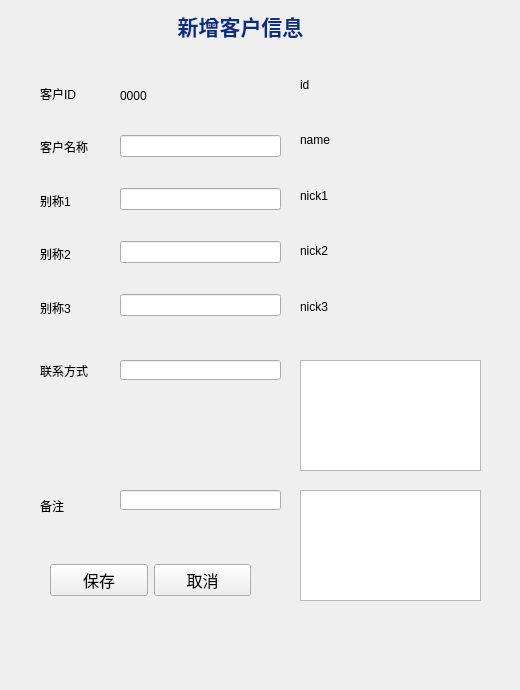
<?xml version="1.0" encoding="UTF-8"?>
<ui version="4.0">
 <class>Form</class>
 <widget class="QWidget" name="Form">
  <property name="geometry">
   <rect>
    <x>0</x>
    <y>0</y>
    <width>520</width>
    <height>690</height>
   </rect>
  </property>
  <property name="focusPolicy">
   <enum>Qt::StrongFocus</enum>
  </property>
  <property name="windowTitle">
   <string>Form</string>
  </property>
  <property name="autoFillBackground">
   <bool>true</bool>
  </property>
  <widget class="QTextBrowser" name="textBrowser_remark">
   <property name="geometry">
    <rect>
     <x>300</x>
     <y>490</y>
     <width>181</width>
     <height>111</height>
    </rect>
   </property>
   <property name="frameShadow">
    <enum>QFrame::Plain</enum>
   </property>
   <property name="lineWidth">
    <number>0</number>
   </property>
  </widget>
  <widget class="QLabel" name="label_13">
   <property name="geometry">
    <rect>
     <x>160</x>
     <y>10</y>
     <width>161</width>
     <height>31</height>
    </rect>
   </property>
   <property name="text">
    <string>&lt;html&gt;&lt;head/&gt;&lt;body&gt;&lt;p align=&quot;center&quot;&gt;&lt;span style=&quot; font-size:16pt; font-weight:600; color:#042d8d;&quot;&gt;新增客户信息&lt;/span&gt;&lt;/p&gt;&lt;/body&gt;&lt;/html&gt;</string>
   </property>
  </widget>
  <widget class="QWidget" name="verticalLayoutWidget">
   <property name="geometry">
    <rect>
     <x>40</x>
     <y>70</y>
     <width>61</width>
     <height>261</height>
    </rect>
   </property>
   <layout class="QVBoxLayout" name="verticalLayout">
    <item>
     <widget class="QLabel" name="label">
      <property name="text">
       <string>客户ID</string>
      </property>
     </widget>
    </item>
    <item>
     <widget class="QLabel" name="label_2">
      <property name="text">
       <string>客户名称</string>
      </property>
     </widget>
    </item>
    <item>
     <widget class="QLabel" name="label_3">
      <property name="text">
       <string>别称1</string>
      </property>
     </widget>
    </item>
    <item>
     <widget class="QLabel" name="label_4">
      <property name="text">
       <string>别称2</string>
      </property>
     </widget>
    </item>
    <item>
     <widget class="QLabel" name="label_5">
      <property name="text">
       <string>别称3</string>
      </property>
     </widget>
    </item>
   </layout>
  </widget>
  <widget class="QWidget" name="verticalLayoutWidget_2">
   <property name="geometry">
    <rect>
     <x>120</x>
     <y>110</y>
     <width>161</width>
     <height>231</height>
    </rect>
   </property>
   <layout class="QVBoxLayout" name="verticalLayout_2">
    <item>
     <widget class="QLineEdit" name="lineEdit_name"/>
    </item>
    <item>
     <widget class="QLineEdit" name="lineEdit_nick1"/>
    </item>
    <item>
     <widget class="QLineEdit" name="lineEdit_nick2"/>
    </item>
    <item>
     <widget class="QLineEdit" name="lineEdit_nick3"/>
    </item>
   </layout>
  </widget>
  <widget class="QWidget" name="verticalLayoutWidget_3">
   <property name="geometry">
    <rect>
     <x>300</x>
     <y>60</y>
     <width>181</width>
     <height>271</height>
    </rect>
   </property>
   <layout class="QVBoxLayout" name="verticalLayout_3">
    <item>
     <widget class="QLabel" name="label_id">
      <property name="text">
       <string>id</string>
      </property>
     </widget>
    </item>
    <item>
     <widget class="QLabel" name="label_name">
      <property name="text">
       <string>name</string>
      </property>
     </widget>
    </item>
    <item>
     <widget class="QLabel" name="label_nick1">
      <property name="text">
       <string>nick1</string>
      </property>
     </widget>
    </item>
    <item>
     <widget class="QLabel" name="label_nick2">
      <property name="text">
       <string>nick2</string>
      </property>
     </widget>
    </item>
    <item>
     <widget class="QLabel" name="label_nick3">
      <property name="text">
       <string>nick3</string>
      </property>
     </widget>
    </item>
   </layout>
  </widget>
  <widget class="QTextBrowser" name="textBrowser_contact">
   <property name="geometry">
    <rect>
     <x>300</x>
     <y>360</y>
     <width>181</width>
     <height>111</height>
    </rect>
   </property>
   <property name="frameShadow">
    <enum>QFrame::Plain</enum>
   </property>
   <property name="lineWidth">
    <number>0</number>
   </property>
  </widget>
  <widget class="QLabel" name="label_7">
   <property name="geometry">
    <rect>
     <x>40</x>
     <y>480</y>
     <width>59</width>
     <height>52</height>
    </rect>
   </property>
   <property name="text">
    <string>备注</string>
   </property>
  </widget>
  <widget class="QLabel" name="label_6">
   <property name="geometry">
    <rect>
     <x>40</x>
     <y>340</y>
     <width>59</width>
     <height>61</height>
    </rect>
   </property>
   <property name="text">
    <string>联系方式</string>
   </property>
  </widget>
  <widget class="QLineEdit" name="lineEdit_contact">
   <property name="geometry">
    <rect>
     <x>120</x>
     <y>360</y>
     <width>161</width>
     <height>20</height>
    </rect>
   </property>
  </widget>
  <widget class="QLineEdit" name="lineEdit_remark">
   <property name="geometry">
    <rect>
     <x>120</x>
     <y>490</y>
     <width>161</width>
     <height>20</height>
    </rect>
   </property>
  </widget>
  <widget class="QWidget" name="horizontalLayoutWidget">
   <property name="geometry">
    <rect>
     <x>50</x>
     <y>550</y>
     <width>201</width>
     <height>61</height>
    </rect>
   </property>
   <layout class="QHBoxLayout" name="horizontalLayout">
    <item>
     <widget class="QPushButton" name="pushButton_save">
      <property name="font">
       <font>
        <family>宋体</family>
        <pointsize>12</pointsize>
        <weight>50</weight>
        <bold>false</bold>
       </font>
      </property>
      <property name="text">
       <string>保存</string>
      </property>
     </widget>
    </item>
    <item>
     <widget class="QPushButton" name="pushButton_cancel">
      <property name="font">
       <font>
        <family>宋体</family>
        <pointsize>12</pointsize>
        <weight>50</weight>
        <bold>false</bold>
       </font>
      </property>
      <property name="text">
       <string>取消</string>
      </property>
     </widget>
    </item>
   </layout>
  </widget>
  <widget class="QLabel" name="label_customerID">
   <property name="geometry">
    <rect>
     <x>120</x>
     <y>80</y>
     <width>101</width>
     <height>31</height>
    </rect>
   </property>
   <property name="text">
    <string>0000</string>
   </property>
  </widget>
 </widget>
 <resources/>
 <connections>
  <connection>
   <sender>pushButton_save</sender>
   <signal>clicked()</signal>
   <receiver>Form</receiver>
   <slot>saveToSqlite()</slot>
   <hints>
    <hint type="sourcelabel">
     <x>95</x>
     <y>568</y>
    </hint>
    <hint type="destinationlabel">
     <x>91</x>
     <y>218</y>
    </hint>
   </hints>
  </connection>
  <connection>
   <sender>lineEdit_name</sender>
   <signal>textChanged(QString)</signal>
   <receiver>label_name</receiver>
   <slot>setText(QString)</slot>
   <hints>
    <hint type="sourcelabel">
     <x>211</x>
     <y>151</y>
    </hint>
    <hint type="destinationlabel">
     <x>336</x>
     <y>152</y>
    </hint>
   </hints>
  </connection>
  <connection>
   <sender>lineEdit_nick1</sender>
   <signal>textChanged(QString)</signal>
   <receiver>label_nick1</receiver>
   <slot>setText(QString)</slot>
   <hints>
    <hint type="sourcelabel">
     <x>214</x>
     <y>208</y>
    </hint>
    <hint type="destinationlabel">
     <x>356</x>
     <y>180</y>
    </hint>
   </hints>
  </connection>
  <connection>
   <sender>lineEdit_nick2</sender>
   <signal>textChanged(QString)</signal>
   <receiver>label_nick2</receiver>
   <slot>setText(QString)</slot>
   <hints>
    <hint type="sourcelabel">
     <x>173</x>
     <y>260</y>
    </hint>
    <hint type="destinationlabel">
     <x>344</x>
     <y>274</y>
    </hint>
   </hints>
  </connection>
  <connection>
   <sender>lineEdit_nick3</sender>
   <signal>textChanged(QString)</signal>
   <receiver>label_nick3</receiver>
   <slot>setText(QString)</slot>
   <hints>
    <hint type="sourcelabel">
     <x>206</x>
     <y>312</y>
    </hint>
    <hint type="destinationlabel">
     <x>362</x>
     <y>329</y>
    </hint>
   </hints>
  </connection>
  <connection>
   <sender>lineEdit_contact</sender>
   <signal>textChanged(QString)</signal>
   <receiver>textBrowser_contact</receiver>
   <slot>setText(QString)</slot>
   <hints>
    <hint type="sourcelabel">
     <x>216</x>
     <y>298</y>
    </hint>
    <hint type="destinationlabel">
     <x>367</x>
     <y>308</y>
    </hint>
   </hints>
  </connection>
  <connection>
   <sender>lineEdit_remark</sender>
   <signal>textChanged(QString)</signal>
   <receiver>textBrowser_remark</receiver>
   <slot>setText(QString)</slot>
   <hints>
    <hint type="sourcelabel">
     <x>248</x>
     <y>374</y>
    </hint>
    <hint type="destinationlabel">
     <x>379</x>
     <y>369</y>
    </hint>
   </hints>
  </connection>
  <connection>
   <sender>pushButton_cancel</sender>
   <signal>clicked()</signal>
   <receiver>Form</receiver>
   <slot>close()</slot>
   <hints>
    <hint type="sourcelabel">
     <x>249</x>
     <y>568</y>
    </hint>
    <hint type="destinationlabel">
     <x>361</x>
     <y>446</y>
    </hint>
   </hints>
  </connection>
 </connections>
 <slots>
  <slot>saveToSqlite()</slot>
 </slots>
</ui>
